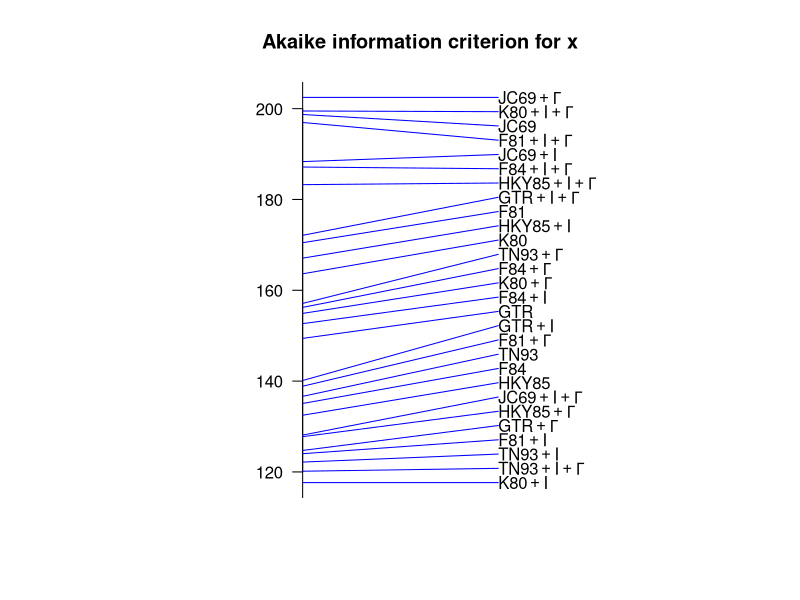
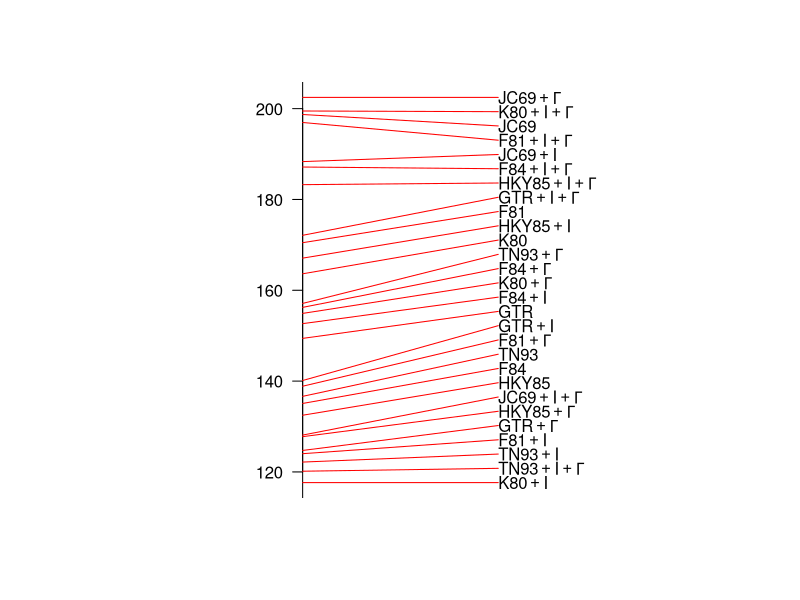

The R script that drew these images, in order:
library(ape)


### Name: phymltest
### Title: Fits a Bunch of Models with PhyML
### Aliases: phymltest print.phymltest summary.phymltest plot.phymltest
### Keywords: models

### ** Examples

### A `fake' example with random likelihood values: it does not
### make sense, but does not need PhyML and gives you a flavour
### of what the output looks like:
x <- runif(28, -100, -50)
names(x) <- ape:::.phymltest.model
class(x) <- "phymltest"
x
summary(x)
plot(x)
plot(x, main = "", col = "red")
### This example needs PhyML, copy/paste or type the
### following commands if you want to try them, eventually
### changing setwd() and the options of phymltest()
## Not run: 
##D setwd("D:/phyml_v2.4/exe") # under Windows
##D data(woodmouse)
##D write.dna(woodmouse, "woodmouse.txt")
##D X <- phymltest("woodmouse.txt")
##D X
##D summary(X)
##D plot(X)
## End(Not run)
